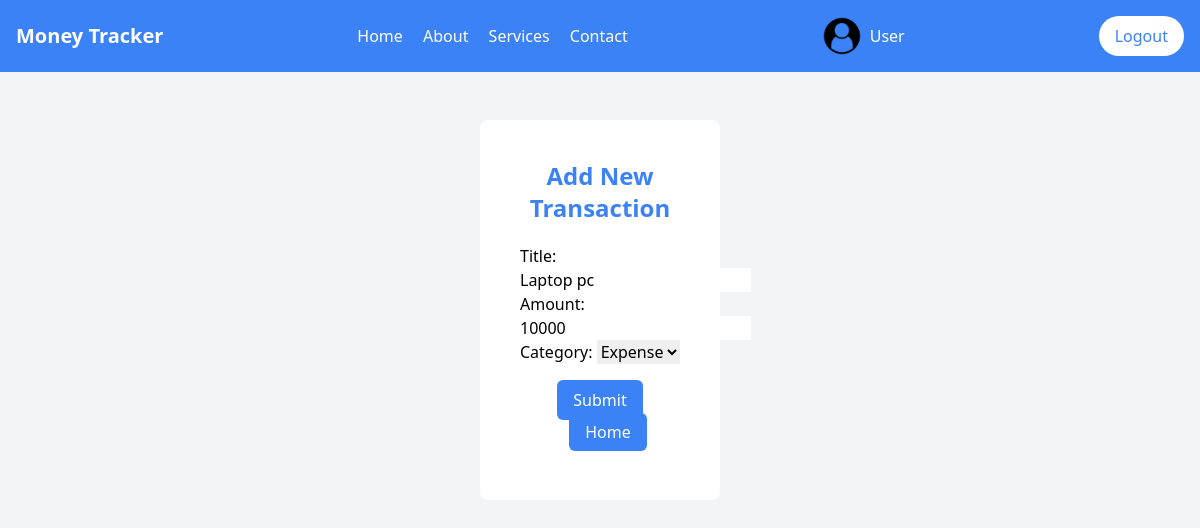
Screenshot of /transaction/5/update/ (signed in) with the database file from the repository.
### base/models.py (models this page shows, shortened)
class Transaction(models.Model):
    category_choices = (('Income', "Income"), ("Expense", "Expense"))
    user = models.ForeignKey(
        User, on_delete=models.CASCADE)
    title = models.CharField(max_length=100)
    amount = models.PositiveIntegerField()
    created_at = models.DateTimeField(auto_now_add=True, blank=True)
    category = models.CharField(max_length=7, choices=category_choices)

### base/views.py (the view, shortened to what this page needs)
class CustomUpdateView(LoginRequiredMixin, UpdateView):
    model = Transaction
    fields = ['title', 'amount', 'category']
    template_name = 'base/transaction_update.html'
    context_object_name = 'transaction'
    success_url = reverse_lazy('listview')
    def dispatch(self, request, *args, **kwargs):
        obj = self.get_object()
        if obj.user != request.user:
            return self.handle_permission_denied()
        return super().dispatch(request, *args, **kwargs)

### base/templates/base/transaction_update.html (shortened to what this page needs)
{% extends "base/main.html" %}
{% load tailwind_filters %}
{% block content %}
<div class="mx-auto text-center rounded-lg my-auto w-1/5 bg-white p-10 mt-12">
    <h1 class="text-2xl text-blue-500 mb-5 font-bold">Add New Transaction</h1>
    <form class="text-left" method='post' action="">
        {{form|crispy}}
        <div class="text-center">
            <input class="bg-blue-500 text-white py-2 px-4 rounded-md hover:bg-blue-600   focus:outline-none focus:shadow-outline-blue active:bg-blue-800 mt-4" type="submit" value="Submit">
        <a href="{% url 'listview' %}" class="ml-4 bg-blue-500 px-4 py-2 rounded-md text-white hover:bg-blue-600">
Home
        </a>
        </div>
    </form>
</div>
{% endblock %}

### base/templates/base/navbar.html
{% load static %}
<script src="https://cdn.tailwindcss.com"></script>
<nav class="bg-blue-500 p-4 flex justify-between items-center">
<a href="{% url 'listview' %}">
    <div class="text-white text-xl font-bold">Money Tracker</div>
</a>
    <div class="space-x-4">
        <a href="#" class="text-white">Home</a>
        <a href="#" class="text-white">About</a>
        <a href="#" class="text-white">Services</a>
        <a href="#" class="text-white">Contact</a>
    </div>
    {% if request.user.is_authenticated %}
    <a href="{% url 'profileEdit' request.user.id %}">
        <div class="flex text-center align-center text-white">
            <img class="h-10" src="{% static 'default.png'%}" alt="">
            <p class="my-auto ml-2">
                {{request.user.username|title}}
            </p>
        </div>
    </a>
        <a href="{% url 'logout'%}">
            <button class="bg-white text-blue-500 px-4 py-2 rounded-full hover:bg-gray-100">Logout</button>
        </a>
    {% else %}
        <a href="{% url 'login' %}"><button class="bg-white text-blue-500 px-4 py-2 rounded-full hover:bg-gray-100">Login</button></a>
    {% endif %}
</nav>

### base/templates/base/main.html (style rules this page uses)
* { text-decoration: none; }

### rows the page displays
Transaction: title "Laptop pc", amount "10000", category "Expense"

### other values shown
{{ request.user.username|title }} "User"
